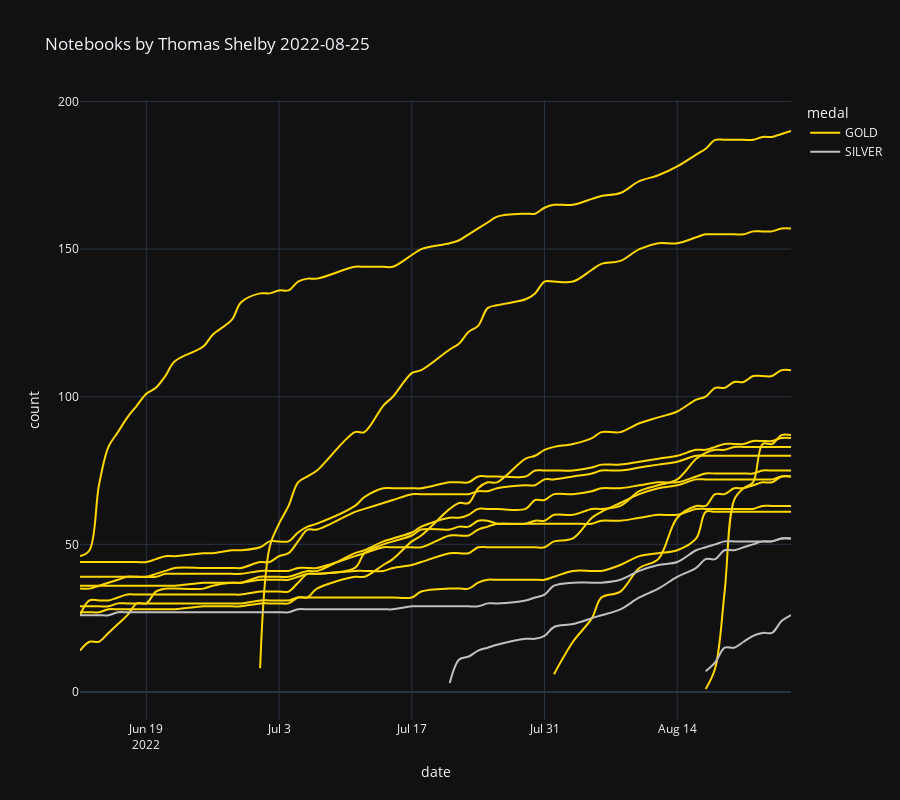

Notebook code cell kept with this figure:
### Code cell
color_map = {
    'GOLD': 'gold',
    'SILVER': 'silver',
    'BRONZE': 'chocolate',
    'N/A': '#333',
    'Not Found' : 'lime'
}
fig=px.line(
    df_d,
    x='date',
    y='count',
    title=f'Notebooks by {df.author_displayName.get(0)} '+str(links[-2][25:35]),
    log_x=False,
    log_y=False,
    line_group='title',
    #symbol='title',
    markers=False,
    #width=800, 
    height=800,
    line_shape='spline',
    color='medal',
    color_discrete_map=color_map,
    template='plotly_dark',
    hover_name='title')
fig.show()
